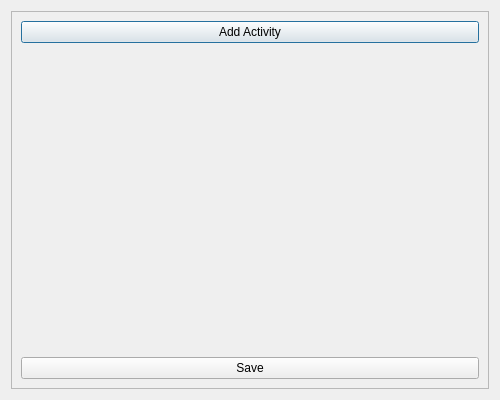
<?xml version="1.0" encoding="UTF-8"?>
<ui version="4.0">
 <class>all_activities</class>
 <widget class="QDialog" name="all_activities">
  <property name="geometry">
   <rect>
    <x>0</x>
    <y>0</y>
    <width>500</width>
    <height>400</height>
   </rect>
  </property>
  <property name="windowTitle">
   <string>All Activities</string>
  </property>
  <layout class="QHBoxLayout" name="horizontalLayout_2">
   <item>
    <widget class="QScrollArea" name="scrollArea">
     <property name="widgetResizable">
      <bool>true</bool>
     </property>
     <widget class="QWidget" name="scrollAreaWidgetContents">
      <property name="geometry">
       <rect>
        <x>0</x>
        <y>0</y>
        <width>474</width>
        <height>374</height>
       </rect>
      </property>
      <layout class="QHBoxLayout" name="horizontalLayout">
       <item>
        <layout class="QVBoxLayout" name="verticalLayout_3">
         <item>
          <widget class="QPushButton" name="add_activity_button">
           <property name="text">
            <string>Add Activity</string>
           </property>
          </widget>
         </item>
         <item>
          <layout class="QGridLayout" name="activities_cell_layout">
           <item row="0" column="0">
            <spacer name="verticalSpacer">
             <property name="orientation">
              <enum>Qt::Vertical</enum>
             </property>
             <property name="sizeHint" stdset="0">
              <size>
               <width>20</width>
               <height>40</height>
              </size>
             </property>
            </spacer>
           </item>
          </layout>
         </item>
         <item>
          <widget class="QPushButton" name="save_activity_button">
           <property name="text">
            <string>Save</string>
           </property>
          </widget>
         </item>
        </layout>
       </item>
      </layout>
     </widget>
    </widget>
   </item>
  </layout>
 </widget>
 <resources/>
 <connections/>
</ui>
